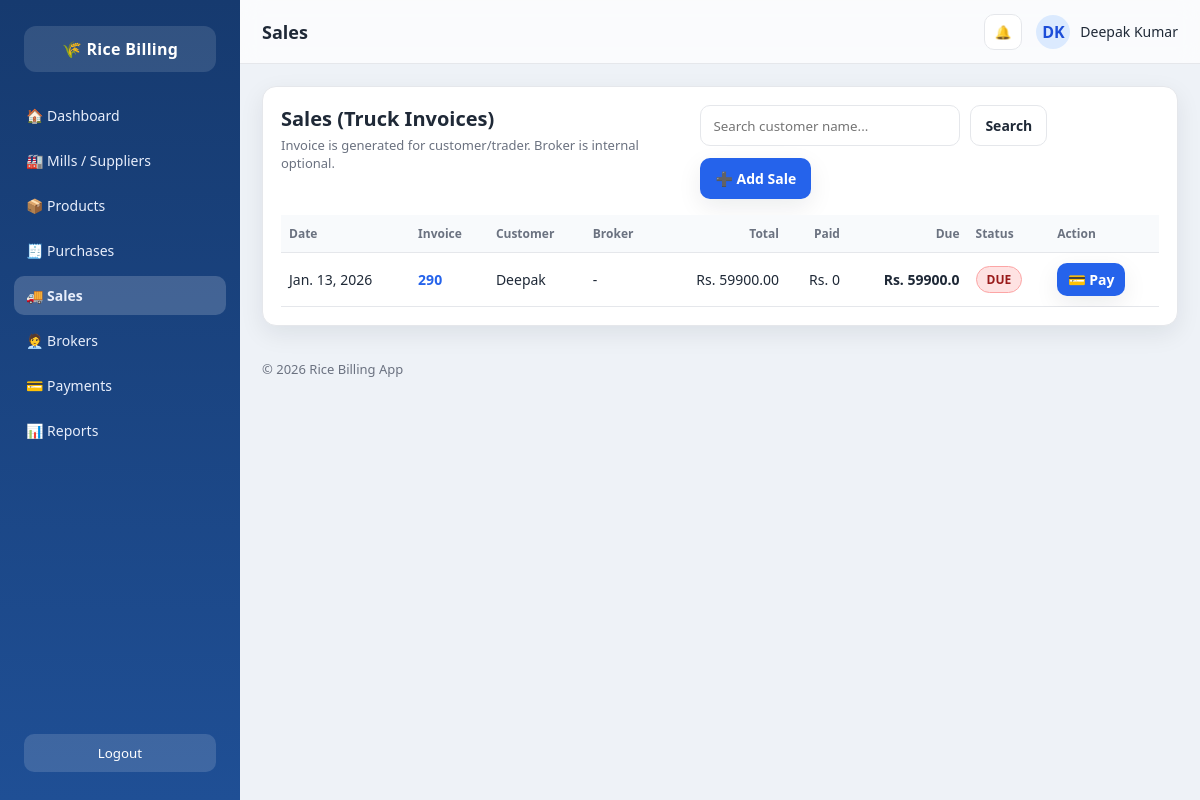
Page /sales/ on the committed database.
### core/models.py (models this page shows)
class Sale(models.Model):
    invoice_no = models.CharField(max_length=30, unique=True, blank=True)
    customer_name = models.CharField(max_length=100)
    customer_gst = models.CharField(max_length=15, blank=True, null=True)
    broker = models.ForeignKey("Broker", on_delete=models.SET_NULL, null=True, blank=True)
    sale_date = models.DateField()
    vehicle_number = models.CharField(max_length=20)
    driver_name = models.CharField(max_length=100)
    transporter_name = models.CharField(max_length=100)
    transport_rate_per_ton = models.DecimalField(max_digits=12, decimal_places=2, default=0)
    transport_charge = models.DecimalField(max_digits=12, decimal_places=2, default=0)
    transport_paid_by_dealer = models.DecimalField(max_digits=12, decimal_places=2, default=0)
    transport_paid_by_customer = models.DecimalField(max_digits=12, decimal_places=2, default=0)
    total_quantity_kg = models.DecimalField(max_digits=10, decimal_places=2)
    taxable_amount = models.DecimalField(max_digits=12, decimal_places=2)
    gst_percent = models.DecimalField(max_digits=5, decimal_places=2)
    gst_amount = models.DecimalField(max_digits=12, decimal_places=2)
    total_amount = models.DecimalField(max_digits=12, decimal_places=2)  # ✅ rice_total only
    advance_received = models.DecimalField(max_digits=12, decimal_places=2, default=0)
    balance_amount = models.DecimalField(max_digits=12, decimal_places=2)  # ✅ rice due only
    created_at = models.DateTimeField(auto_now_add=True)

### core/views.py (the view)
# urls.py: path("sales/", views.sale_list, name="sale_list"),
def sale_list(request):
    q = request.GET.get("q", "").strip()
    sales = Sale.objects.select_related("broker").all().order_by("-sale_date", "-id")
    if q:
        sales = sales.filter(
            Q(customer_name__icontains=q) |
            Q(invoice_no__icontains=q) |
            Q(broker__broker_name__icontains=q)
        )
    rows = []
    for s in sales:
        paid = Payment.objects.filter(
            related_type="sale",
            sale=s
        ).aggregate(x=Sum("amount"))["x"] or 0
        due = float(s.total_amount) - float(paid)
        if due <= 0:
            status = "PAID"
        elif paid > 0:
            status = "PARTIAL"
        else:
            status = "DUE"
        rows.append({
            "id": s.id,
            "sale_date": s.sale_date,
            "invoice_no": s.invoice_no,
            "customer_name": s.customer_name,
            "broker": s.broker,
            "total_amount": s.total_amount,
            "paid": paid,
            "due": round(due, 2),
            "status": status,
        })
    return render(request, "core/sale_list.html", {
        "rows": rows,
        "q": q,
    })

### core/templates/core/sale_list.html
{% extends 'core/base.html' %}
{% block page_title %}Sales{% endblock %}
{% block content %}
<div class="panel">
  <div class="list-header">
    <div>
      <h2 class="list-title">Sales (Truck Invoices)</h2>
      <p class="muted">Invoice is generated for customer/trader. Broker is internal optional.</p>
    </div>
    <div class="list-actions">
      <form method="GET" class="search-box">
        <input type="text" name="q" value="{{ request.GET.q }}" placeholder="Search customer name...">
        <button type="submit" class="btn btn-outline">Search</button>
      </form>
      <a href="{% url 'add_sale' %}" class="btn btn-primary">➕ Add Sale</a>
    </div>
  </div>
  <div class="table-wrap">
    <table class="table">
      <thead>
        <tr>
          <th>Date</th>
          <th>Invoice</th>
          <th>Customer</th>
          <th>Broker</th>
          <th class="right">Total</th>
          <th class="right">Paid</th>
          <th class="right">Due</th>
          <th>Status</th>
          <th>Action</th>
        </tr>
      </thead>
      <tbody>
        {% for r in rows %}
        <tr>
          <td>{{ r.sale_date }}</td>
          <td>
            <a class="link-btn" href="{% url 'sale_detail' r.id %}">
              <b>{{ r.invoice_no }}</b>
            </a>
          </td>
          <td>{{ r.customer_name }}</td>
          <td>
            {% if r.broker %}
              {{ r.broker.broker_name }}
            {% else %}
              -
            {% endif %}
          </td>
          <td class="right">Rs. {{ r.total_amount }}</td>
          <td class="right">Rs. {{ r.paid }}</td>
          <td class="right"><b>Rs. {{ r.due }}</b></td>
          <td>
            {% if r.status == "PAID" %}
              <span class="badge badge-green">PAID</span>
            {% elif r.status == "PARTIAL" %}
              <span class="badge badge-orange">PARTIAL</span>
            {% else %}
              <span class="badge badge-red">DUE</span>
            {% endif %}
          </td>
          <td>
            <a href="{% url 'add_sale_payment' r.id %}" class="btn btn-primary" style="padding:6px 10px;">💳 Pay</a>
          </td>
        </tr>
        {% empty %}
        <tr>
          <td colspan="9" style="text-align:center; padding:20px;">
            No sales found.
          </td>
        </tr>
        {% endfor %}
      </tbody>
    </table>
  </div>
</div>
{% endblock %}

### core/static/core/style.css (style rules this page uses)
* { margin:0; padding:0; box-sizing:border-box; font-family: "Segoe UI", Arial, sans-serif; }
:root { --bg:#eef2f7; --panel:#ffffff; --text:#1f2937; --muted:#6b7280; --border:#e5e7eb; --nav:#163a6f; --nav2:#1f4f95; --primary:#2563eb; --shadow: 0 8px 24px rgba(16,24,40,0.08); }
body.app { background: var(--bg); color: var(--text); min-height:100vh; display:flex; }
.btn { display:inline-flex; align-items:center; justify-content:center; gap:10px; padding:10px 14px; border-radius:10px; text-decoration:none; font-weight:600; font-size:14px; border:1px solid transparent; }
.btn-primary { background: var(--primary); color:#fff; box-shadow: var(--shadow); }
.panel { background: var(--panel); border:1px solid var(--border); border-radius:14px; padding:14px; box-shadow: var(--shadow); min-width:0; }
.table-wrap { overflow:auto; }
.table { width:100%; border-collapse:collapse; font-size:14px; }
.table th, .table td { border-bottom:1px solid var(--border); padding:10px 8px; }
.table th { text-align:left; color:var(--muted); font-size:12px; font-weight:700; }
.table td.right, .table th.right { text-align:right; }
.muted { color:var(--muted); font-size:13px; }
.btn-outline { background:#fff; border:1px solid var(--border); color: var(--text); }
.list-header { display:flex; justify-content:space-between; align-items:flex-start; gap:14px; margin-bottom:16px; }
.list-title { font-size:20px; font-weight:800; margin-bottom:4px; }
.list-actions { display:flex; align-items:center; gap:12px; flex-wrap:wrap; }
.search-box { display:flex; gap:10px; }
.search-box input { padding:10px 12px; border:1px solid var(--border); border-radius:10px; outline:none; width:260px; }
.table thead th { background:#f8fafc; position: sticky; top: 0; z-index: 1; }
.panel { padding:18px; }
.link-btn { text-decoration:none; color: var(--primary); font-weight:800; }
.badge { display:inline-block; padding:4px 10px; border-radius:999px; font-size:12px; font-weight:800; border:1px solid var(--border); }
.badge-red { background:#fee2e2; color:#991b1b; border-color:#fca5a5; }

### rows in the picture
Sale: sale_date "Jan. 13, 2026", invoice_no "290", customer_name "Deepak", total_amount "59900.00"

### other values in the picture
{{ r.paid }} "0"
{{ r.due }} "59900.0"
